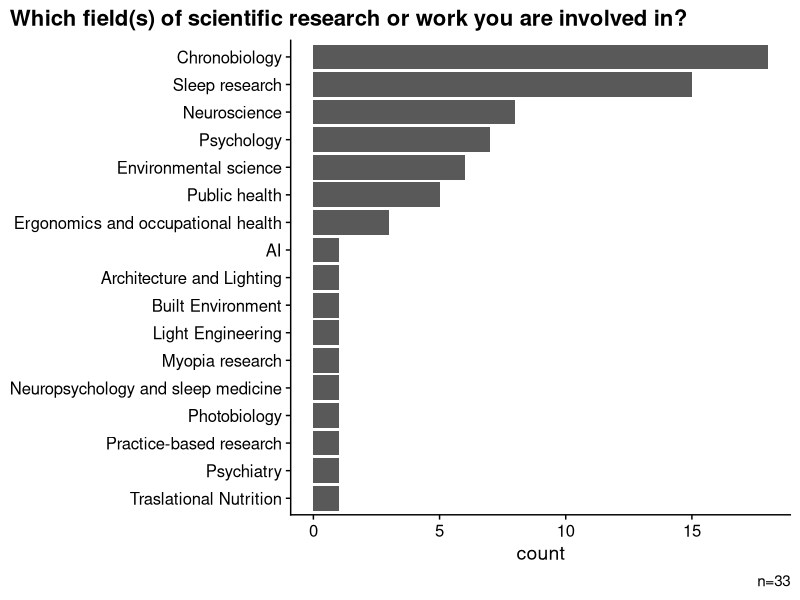
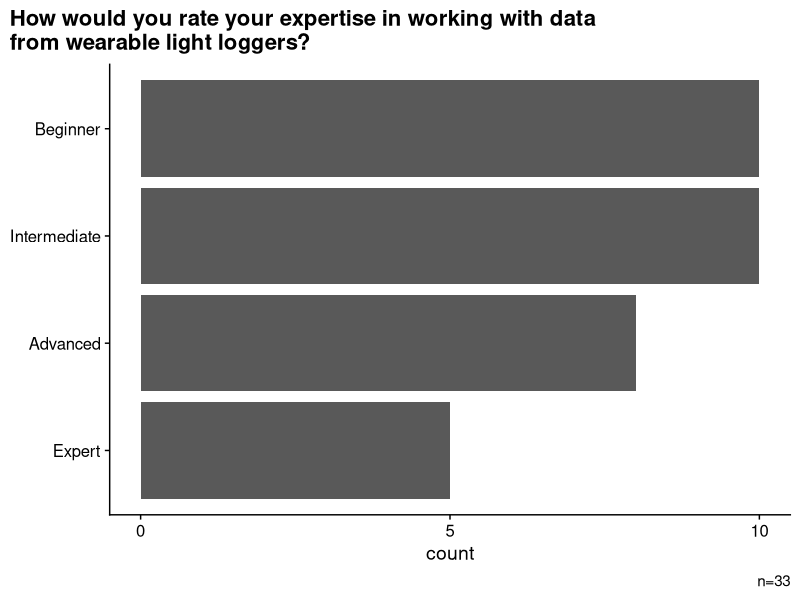
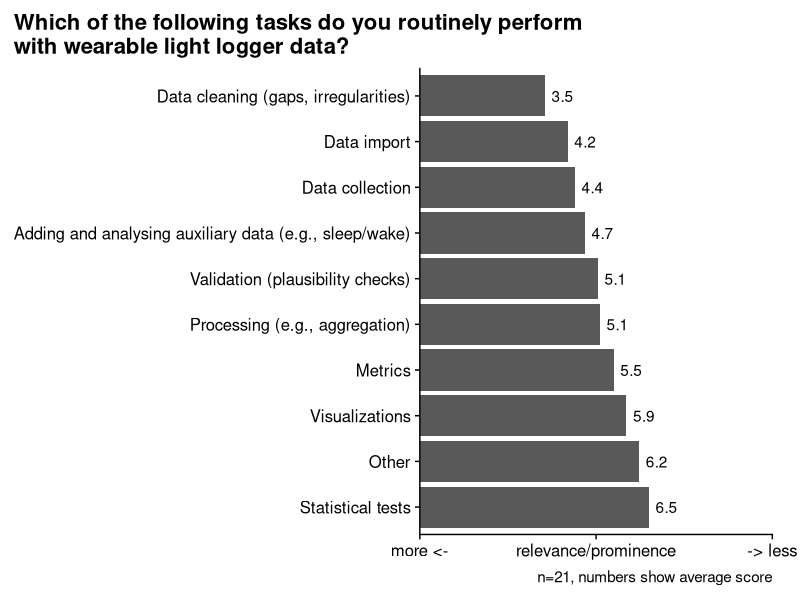
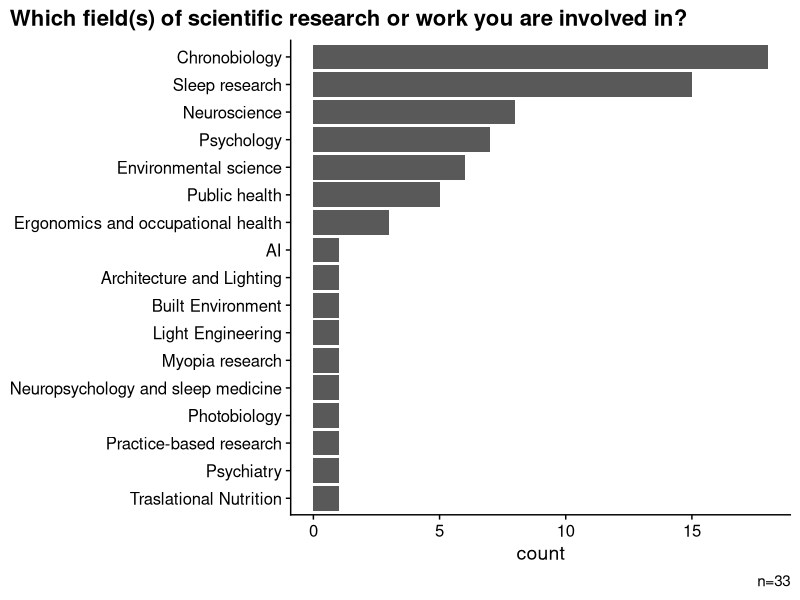
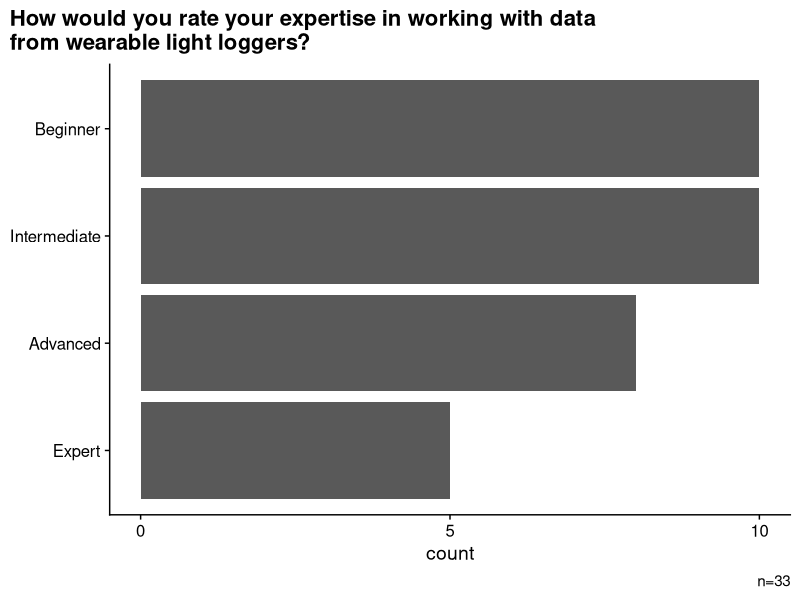
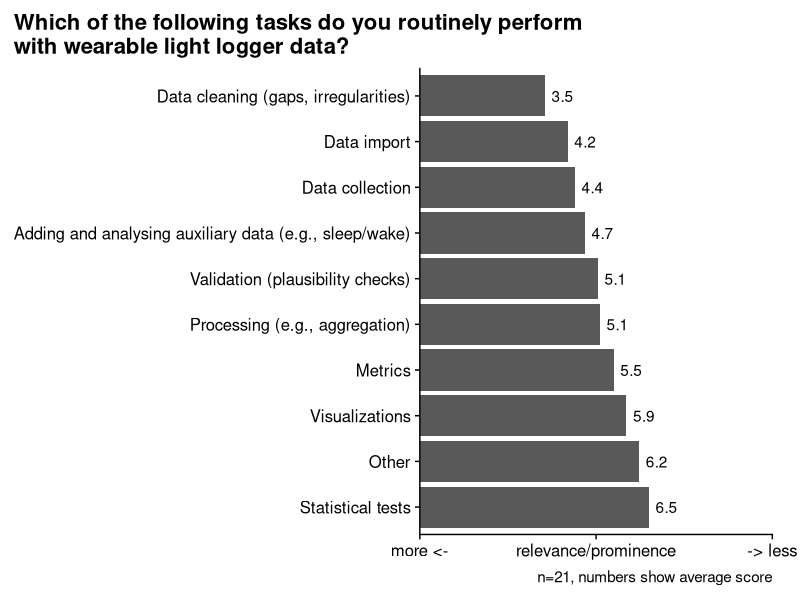

Write the R code that produced these figures, in order.
## ---- chunk 1
library(readxl)
library(cowplot)
library(tidyverse)
survey_data <- read_excel("LightLogR Development Community Survey.xlsx", 
    col_names = FALSE, skip = 2, na = c("", "N/A"))

## ---- chunk 2
#preselect columns
field_originating <- survey_data %>% select(5:15)

#reformat to long and drop na
field_originating <- 
  field_originating %>% 
  pivot_longer(cols = everything(), 
    names_to = "question", values_to = "answer"
    ) %>% 
  select(answer) %>% 
  drop_na()

#create a factor and visualize as a vertical histogram
field_originating %>% 
  mutate(answer = fct_infreq(answer) %>% fct_rev()) %>% 
  ggplot(aes(x = answer)) +
  geom_bar() + 
  theme_cowplot() +
  coord_flip() + 
  labs(x = NULL, caption = "n=33", title = "Which field(s) of scientific research or work you are involved in?")+
  theme(plot.title.position = "plot")

ggsave("figures/01_field.pdf")

## ---- chunk 3

#create a factor and visualize as a vertical histogram
survey_data %>% 
  drop_na(`...16`) %>% 
  mutate(`...16` = fct_infreq(`...16`) %>% fct_rev()) %>% 
  ggplot(aes(x = `...16`)) +
  geom_bar() + 
  theme_cowplot() +
  coord_flip() + 
  labs(x = NULL, caption = "n=33", title = "How would you rate your expertise in working with data \nfrom wearable light loggers?")+
  theme(plot.title.position = "plot")+
  scale_y_continuous(breaks = c(0,5,10))

ggsave("figures/02_expertise.pdf", height = 4)


## ---- chunk 4
#preselect columns
relevance <- survey_data %>% select(18:27)


#rename columns
relevance <- relevance %>% 
  rename(
    "Data collection" = "...18",
    "Data import" = "...19",
    "Validation (plausibility checks)" = "...21",
    "Data cleaning (gaps, irregularities)" = "...20",
    "Adding and analysing auxiliary data (e.g., sleep/wake)" = "...22",
    "Processing (e.g., aggregation)" = "...23",
    "Metrics" = "...24",
    "Visualizations" = "...25",
    "Statistical tests" = "...26",
    "Other" = "...27"
  )

#reformat to long and drop na
relevance <- 
  relevance %>% 
  pivot_longer(cols = everything(), 
    names_to = "type", values_to = "score"
  ) %>% 
  group_by(type) %>% 
  summarize(mean_score = mean(as.numeric(score), na.rm = TRUE))


#create a factor and visualize as a vertical histogram
relevance %>% 
  mutate(type = fct_reorder(type, mean_score) %>% fct_rev()) %>%
  ggplot(aes(y=type, x=mean_score)) +
  geom_bar(stat = "identity") + 
  geom_text(nudge_x = 0.5, aes(label = round(mean_score, 1))) +
  theme_cowplot() +
  labs(y = NULL, x = NULL, caption = "n=21, numbers show average score", title = "Which of the following tasks do you routinely perform \nwith wearable light logger data?")+
  theme(plot.title.position = "plot") +
  scale_x_continuous(breaks = c(0,5, 10), labels = c("more <-", "relevance/prominence", "-> less"), expand = expansion())+
  coord_cartesian(xlim = c(0,10), clip = "off")+
  theme(plot.margin = margin(10,20,10,10) )

ggsave("figures/03_relevance.pdf", height = 5)


